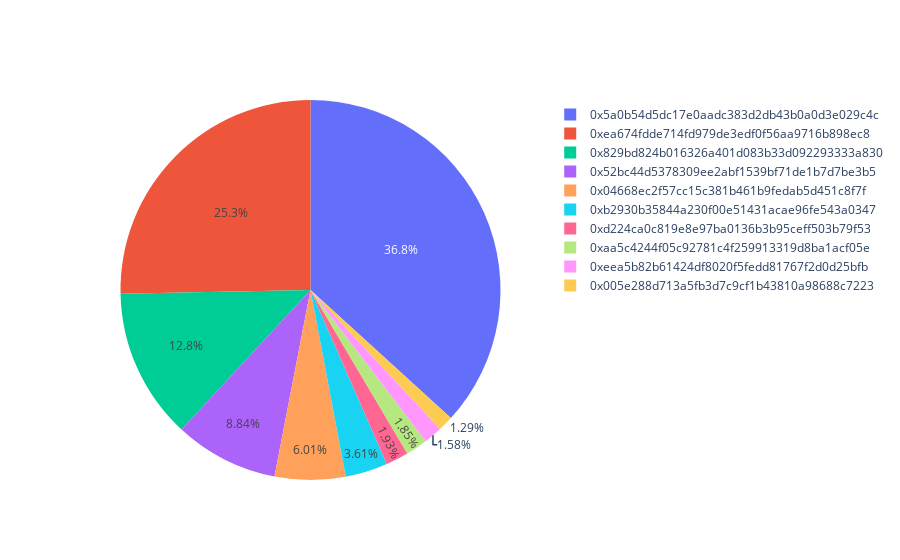

Notebook code for this chart:
### Markdown cell above
### Plotting the top miners by their block reward as a pie chart.

### Code cell
labels = top_miners['miner']
values = top_miners['total_block_reward']

trace = go.Pie(labels=labels, values=values)

iplot([trace])

### Figure 1 — Plotly figure (JSON) as saved in the notebook; plotly's stock layout.template omitted (floating-point values rounded to 4 significant figures)
{"data": [{"values": [53109, 36554, 18512, 12765, 8681, 5210, 2786, 2677, 2283, 1862], "labels": ["0x5a0b54d5dc17e0aadc383d2db43b0a0d3e029c4c", "0xea674fdde714fd979de3edf0f56aa9716b898ec8", "0x829bd824b016326a401d083b33d092293333a830", "0x52bc44d5378309ee2abf1539bf71de1b7d7be3b5", "0x04668ec2f57cc15c381b461b9fedab5d451c8f7f", "0xb2930b35844a230f00e51431acae96fe543a0347", "0xd224ca0c819e8e97ba0136b3b95ceff503b79f53", "0xaa5c4244f05c92781c4f259913319d8ba1acf05e", "0xeea5b82b61424df8020f5fedd81767f2d0d25bfb", "0x005e288d713a5fb3d7c9cf1b43810a98688c7223"], "type": "pie"}], "layout": {}}
